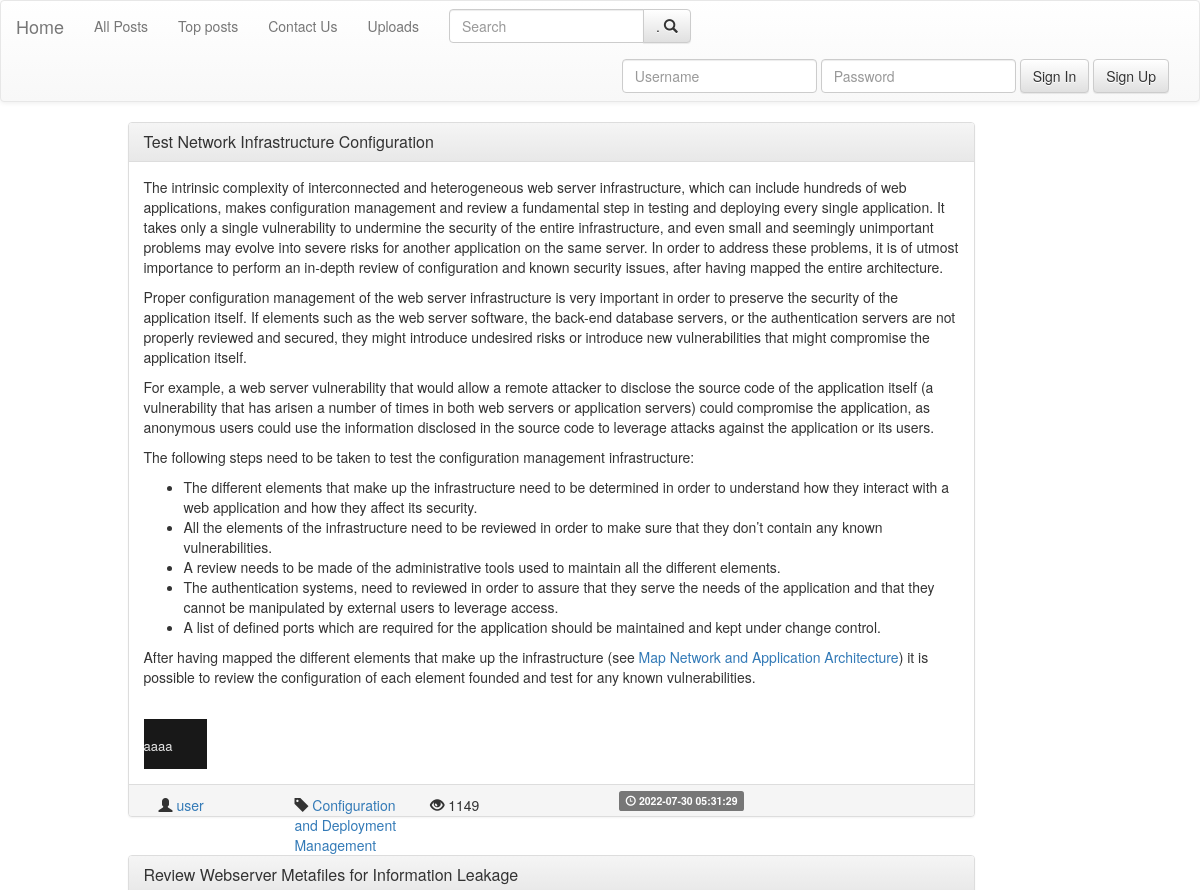
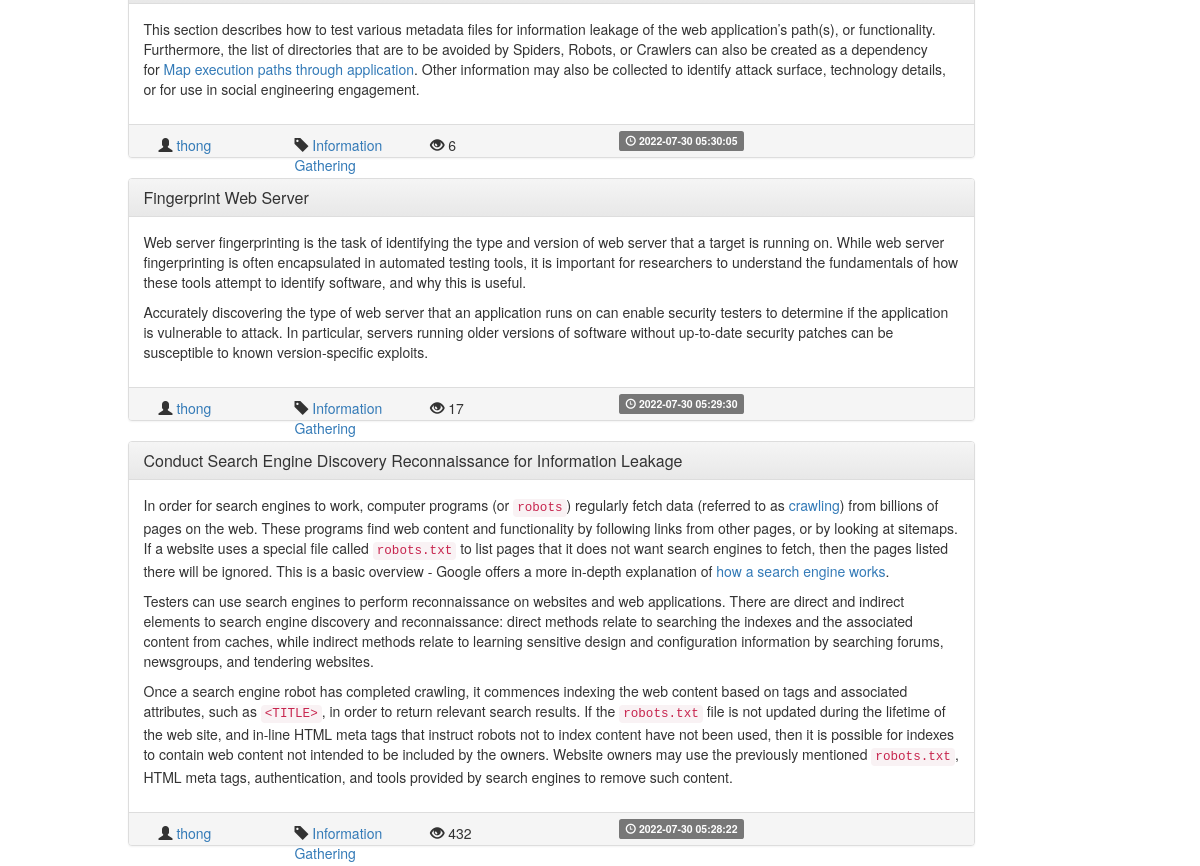
Page /posts/posts.php on the committed database (2 pictures, top to bottom).
### tables this page shows
CREATE TABLE `posts` (
  `postID` int(11) NOT NULL,
  `postTitle` varchar(200) NOT NULL,
  `postDesc` varchar(10000) NOT NULL,
  `postTime` timestamp NOT NULL DEFAULT current_timestamp() ON UPDATE current_timestamp(),
  `postTag` varchar(40) NOT NULL,
  `postAuthor` varchar(40) NOT NULL
);

CREATE TABLE `user_post` (
  `postAuthor` varchar(40) NOT NULL,
  `postID` int(11) NOT NULL,
  `postLikes` int(11) NOT NULL DEFAULT 0,
  `postDisLikes` int(11) NOT NULL,
  `postComments` int(11) NOT NULL DEFAULT 0,
  `postViews` int(11) NOT NULL DEFAULT 0
);

### include/url_posts.php (called while the page is built, shortened)
<?php
$index_url='../index.php';
$posts_url='posts.php';
$top_posts_url='../posts/topposts.php';
$login_url='../users/login.php';
$register_url='../users/register.php';
$search_url='../posts/search.php';
$contact_us_url='../users/contact_us.php';
$uploads_url='../users/uploads.php';
include("../include/navbar.php");
include("../include/bootstrap_cdn.php");
?>

### include/algos.php (called while the page is built, shortened)
<?php
return 0;
?>
<?php
function showViews($id , $author)  {
  include("../db/dbconnect.php");
  $query="SELECT *
          FROM user_post
          WHERE postID='$id'
          ";
  $result=mysqli_query($conn , $query);
  if($result) {
      if(mysqli_num_rows($result)==1) {
        while($row=mysqli_fetch_assoc($result)) {
            return $row['postViews'];
        }
      } else {
        return 0;
      }
  }
  return 0;
}
?>

### include/frame_post.php (the view, shortened to what this page needs)
<?php
	include_once("bootstrap_cdn.php");
?>
<div class="container">
		<div class="row">
			<div class="col-md-9 col-md-offset-1">
			<div class="panel panel-default">
		  		<div class="panel-heading">
		    		<h3 class="panel-title">
		    			<a href=<?php echo "post.php?id="; echo $id; ?> ><?php echo $title; ?></a>
		    		</h3>
		  		</div>
		  		<div class="panel-body">
						<?php
							echo $desc;
		    		?>
		  		</div>
		  		<div class="panel-footer">
						<span class="col-sm-2">
				  			<span class="glyphicon glyphicon-user" aria-hidden="true"></span>
				  			<a href=<?php echo "../users/profile.php?user="; echo $author; ?> >
										<?php echo $author?>
				  			</a>
					</span>
					<span class="col-sm-2">
							<span class="glyphicon glyphicon-tag" aria-hidden="true"></span>
			  			<a href=<?php echo "post.php?tags="; echo $tags; ?> >
									<?php echo $tags;?>
			  			</a>
					</span>
						<span class="col-sm-3">
							<?php
								 if(isset($views)) {
									 echo "<span class='glyphicon glyphicon-eye-open' aria-hidden='true'></span>"." ".$views;
								 }
							?>
						</span>
		  			<span class="label label-default">
							<span class="glyphicon glyphicon-time" aria-hidden="true"></span> <?php echo $time ?>
						</span>
		  		</div>
			</div>
		</div>
		</div>
</div>

### include/navbar.php (shortened to what this page needs)
<nav class="navbar navbar-default">
  <div class="container-fluid">
    <div class="navbar-header">
      <a class="navbar-brand" href= <?php echo "$index_url" ?> >Home</a>
    </div>
    <div class="collapse navbar-collapse" id="bs-example-navbar-collapse-1">
      <ul class="nav navbar-nav">
        <li><a href=<?php echo $posts_url; ?> >
          All Posts
        </a></li>
        <li><a href=<?php echo $top_posts_url; ?>  >Top posts</a></li>
        <li><a href=<?php echo $contact_us_url; ?>  >Contact Us</a></li>
        <li><a href=<?php echo $uploads_url; ?>  >Uploads</a></li>
      </ul>
         <form class="navbar-form pull-left" role="search" action=<?php echo $search_url; ?> method="post">
            <div class="input-group">
               <input type="text" class="form-control" placeholder="Search" name="q">
               <div class="input-group-btn">
                  <button type="submit" class="btn btn-default" name="submit"> .
                    <span class="glyphicon glyphicon-search"></span>
                  </button>
               </div>
            </div>
          </form>
      <ul class="nav navbar-nav navbar-right">
       <?php
            if(!isset($_SESSION['username'])) {
                include("loginform.php");
              }
            else {
                include("userdetail.php");
              }
       ?>
      </ul>
    </div>
  </div>
</nav>

### include/loginform.php
<form class="navbar-form navbar-left" action=<?php echo $login_url; ?> method="POST">
        <div class="form-group">
          	<input type="text" class="form-control" placeholder="Username" name="username">
        </div>
        <div class="form-group">
          	<input type="password" class="form-control" placeholder="Password" name="password">
        </div>
        <button type="submit" class="btn btn-default" name="submit">Sign In</button>
        <a href=<?php echo $register_url; ?> class="btn btn-default">Sign Up</a>
 </form>

### include/bootstrap_cdn.php (shortened to what this page needs)
<html>
<head>
<link rel="stylesheet" href="https://maxcdn.bootstrapcdn.com/bootstrap/3.3.5/css/bootstrap.min.css">
<link rel="stylesheet" href="https://maxcdn.bootstrapcdn.com/bootstrap/3.3.5/css/bootstrap-theme.min.css">
</head>
</html>

### posts/posts.php (shortened to what this page needs)
<?php
include("../include/url_posts.php");
include_once("../include/algos.php");
 ?>
<?php
	$query="SELECT * FROM posts ORDER BY postTime DESC";
	$result=mysqli_query($conn , $query);
	if(mysqli_num_rows($result) > 0) {
		while($post=mysqli_fetch_assoc($result)) {
					$id=$post['postID'];
					$title=$post['postTitle'];
					$desc=$post['postDesc'];
					$tags=$post['postTag'];
					$author=$post['postAuthor'];
					$time=$post['postTime'];
          $views=showViews($id,$author);
					include("../include/frame_post.php");
		}
	}
?>

### rows in the picture
posts: postTitle "Test Network Infrastructure Configuration", postDesc "The intrinsic complexity of interconnected and heterogeneous web server infrastructure, which can include hundreds of web applications, makes configuration management and review a fundamental step in testing and deploying every single application. It takes only a single vulnerability to undermine the security of the entire infrastructure, and even small and seemingly unimportant problems may evolve into severe risks for another application on the same server. In order to address these problems, it is of utmost importance to perform an in-depth review of configuration and known security issues, after having mapped the entire architecture. Proper configuration management of the web server…", postAuthor "user", postTag "Configuration and Deployment Management", views "1149", postTime "2022-07-30 05:31:29"
posts: postTitle "Review Webserver Metafiles for Information Leakage", postDesc "This section describes how to test various metadata files for information leakage of the web application’s path(s), or functionality. Furthermore, the list of directories that are to be avoided by Spiders, Robots, or Crawlers can also be created as a dependency for Map execution paths through application . Other information may also be collected to identify attack surface, technology details, or for use in social engineering engagement.", postAuthor "thong", postTag "Information Gathering", views "6", postTime "2022-07-30 05:30:05"
posts: postTitle "Fingerprint Web Server", postDesc "Web server fingerprinting is the task of identifying the type and version of web server that a target is running on. While web server fingerprinting is often encapsulated in automated testing tools, it is important for researchers to understand the fundamentals of how these tools attempt to identify software, and why this is useful. Accurately discovering the type of web server that an application runs on can enable security testers to determine if the application is vulnerable to attack. In particular, servers running older versions of software without up-to-date security patches can be susceptible to known version-specific exploits.", postAuthor "thong", postTag "Information Gathering", views "17", postTime "2022-07-30 05:29:30"
posts: postTitle "Conduct Search Engine Discovery Reconnaissance for Information Leakage", postDesc "In order for search engines to work, computer programs (or robots ) regularly fetch data (referred to as crawling ) from billions of pages on the web. These programs find web content and functionality by following links from other pages, or by looking at sitemaps. If a website uses a special file called robots.txt to list pages that it does not want search engines to fetch, then the pages listed there will be ignored. This is a basic overview - Google offers a more in-depth explanation of how a search engine works . Testers can use search engines to perform reconnaissance on websites and web applications. There are direct and indirect elements to search engine discovery and reconnaissance:…", postAuthor "thong", postTag "Information Gathering", views "432", postTime "2022-07-30 05:28:22"
